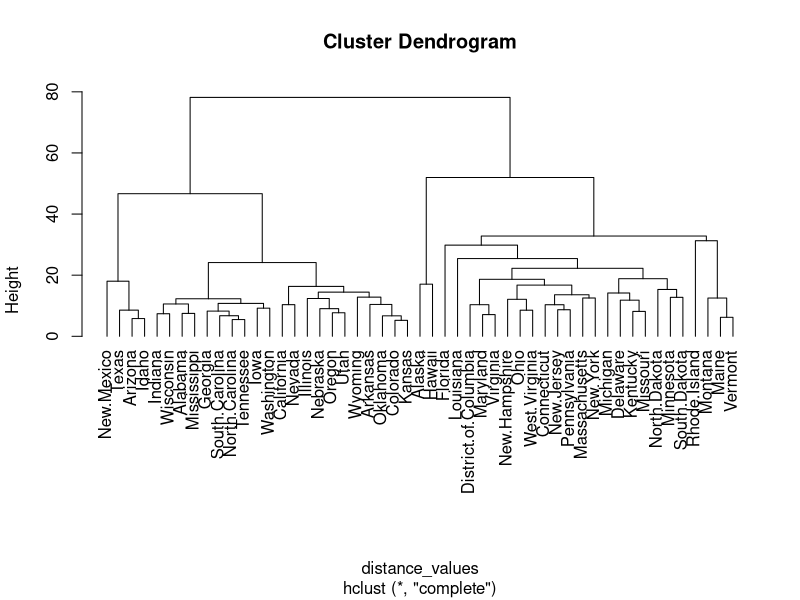
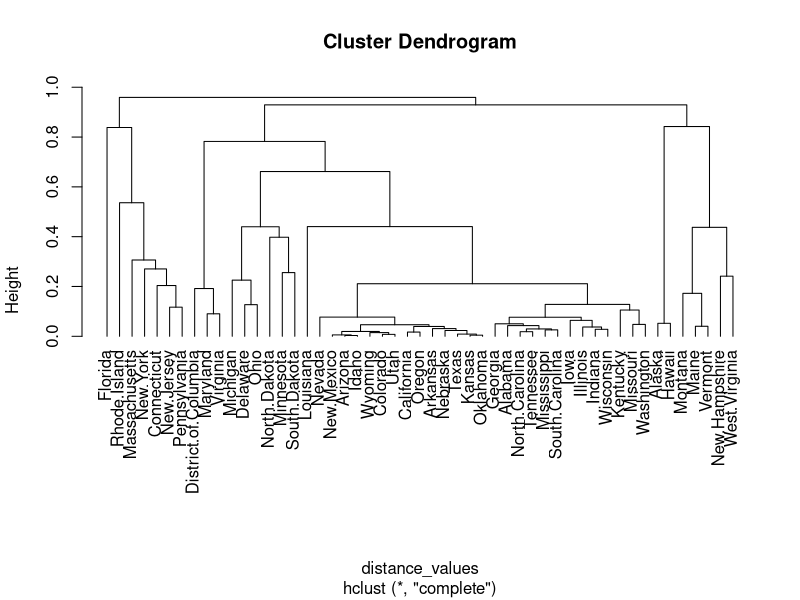
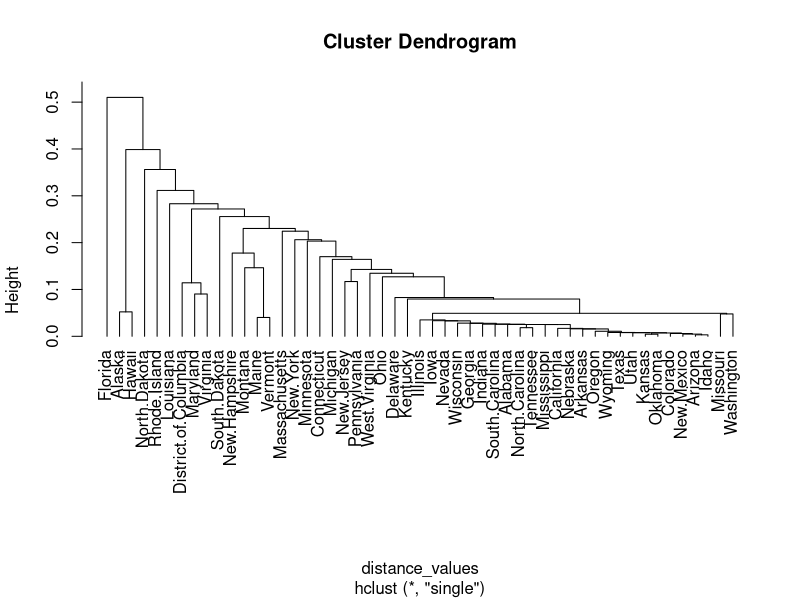
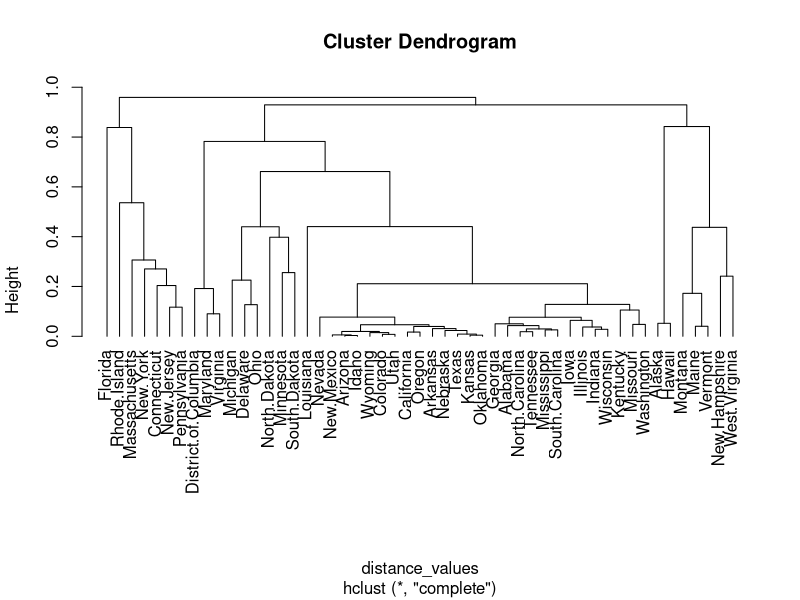
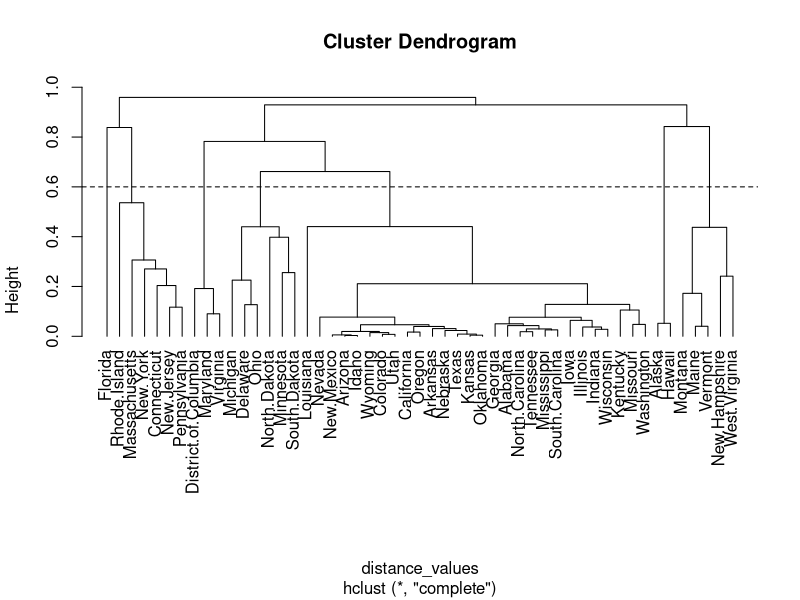
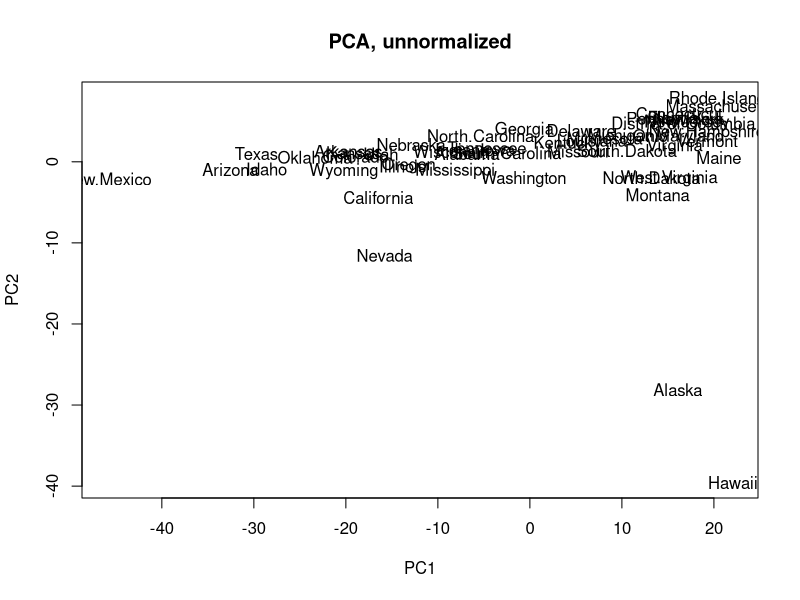
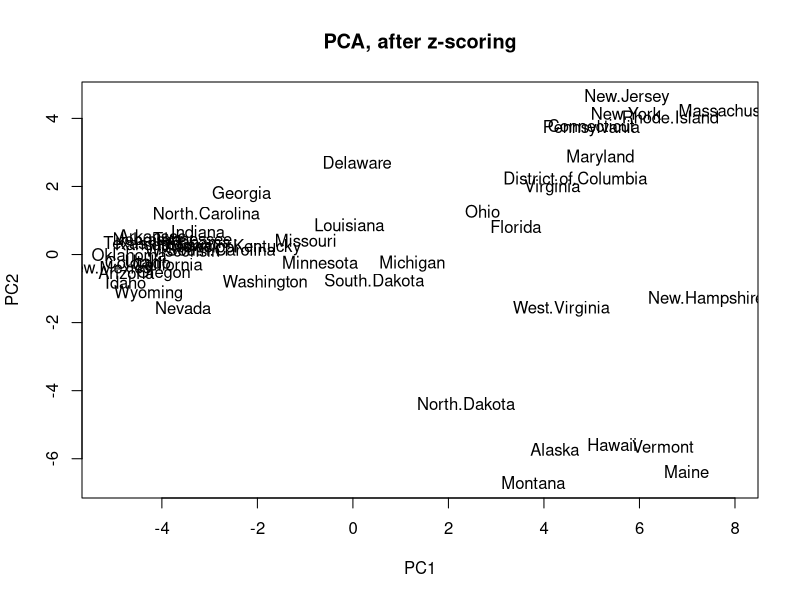
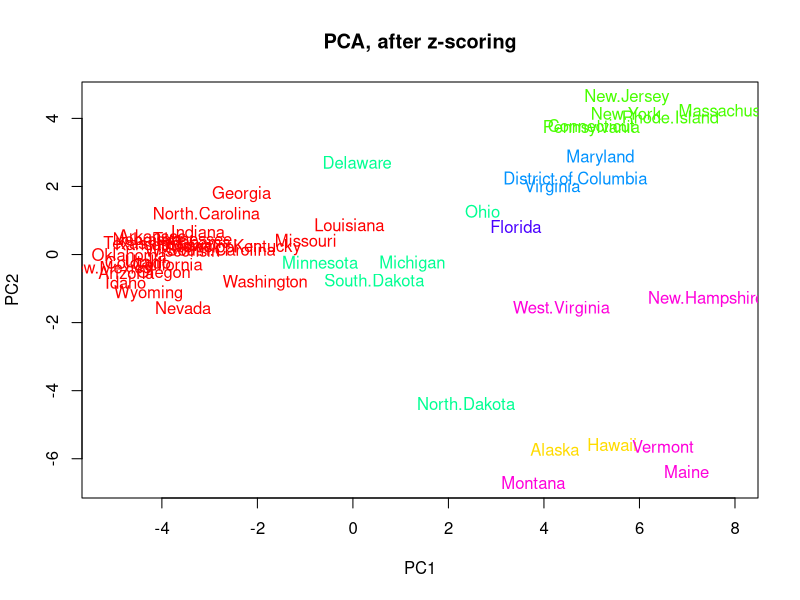

Recreate these plots in R, in order.
## ---- chunk 1
data1 <- read.csv("place_of_birth_table_refined.csv",as.is=T,row.names=1,header=T)
###switch rows and columns of the matrix
data1 <- t(data1)
data1[1:5,1:5]
## ---- chunk 2
#By default, the hcluster function clusters the rows of a data.frame
distance_values <- dist(data1,method = "euclidean")
clustering <- hclust(distance_values,method = "complete")
plot(clustering,hang=-1)
## ---- chunk 3
###Possible choices 
distance_values <- as.dist(1-cor(t(data1)))
clustering <- hclust(distance_values,method = "complete")
plot(clustering,hang=-1)
## ---- chunk 4
grouping_method = "single"   ###possible choices: "single", "average", "complete", "ward.D"
distance_values <- as.dist(1-cor(t(data1)))
clustering <- hclust(distance_values,method = grouping_method)
plot(clustering,hang=-1)
## ---- chunk 5
###Generate hierarchical tree
distance_values <- as.dist(1-cor(t(data1)))
clustering <- hclust(distance_values,method = "complete")
plot(clustering,hang=-1)

###Cut the tree to get 7 clusters
clusters <- cutree(clustering,k = 7)
hclust_correlation_complete_7=data.frame(cluster=clusters[clustering$order])
hclust_correlation_complete_7
## ---- chunk 6
###Generate hierarchical tree
distance_values <- as.dist(1-cor(t(data1)))
clustering <- hclust(distance_values,method = "complete")
plot(clustering,hang=-1)

###Cut the tree at a specific height
abline(h=0.6,lty=2)
clusters <- cutree(clustering, h= 0.6)
hclust_correlation_complete_0.6=data.frame(cluster=clusters[clustering$order])
hclust_correlation_complete_0.6
## ---- chunk 7
set.seed(0) ###setting the random seed
###k-means clustering, specifying 7 clusters
clustering_kmeans=kmeans(data1,center=7)
kmeans_7=data.frame(cluster=clustering_kmeans$cluster[order(clustering_kmeans$cluster)])
kmeans_7
## ---- chunk 8
#PCA on raw data
pca_output=prcomp(data1)
#plot states along PC1 and PC2
plot(pca_output$x[,c(1,2)],type='n',main="PCA, unnormalized")
text(pca_output$x[,c(1,2)],rownames(pca_output$x))

#z-score the data and then run PCA
data1_zscored = t(scale(t(data1)))
pca_output_zscored=prcomp(data1_zscored)
#plot states along PC1 and PC2
plot(pca_output_zscored$x[,c(1,2)],type='n',main="PCA, after z-scoring")
text(pca_output_zscored$x[,c(1,2)],rownames(pca_output_zscored$x))


## ---- chunk 9
##select clusters colors, depending on the clustering
cluster_colors=rainbow(max(hclust_correlation_complete_7))[hclust_correlation_complete_7[,1]]
names(cluster_colors)=rownames(hclust_correlation_complete_7)

#PCA on raw data
pca_output=prcomp(data1)
#z-score the data and then run PCA
data1_zscored = t(scale(t(data1)))
pca_output_zscored=prcomp(data1_zscored)
#plot states along PC1 and PC2
plot(pca_output_zscored$x[,c(1,2)],type='n',main="PCA, after z-scoring")
text(pca_output_zscored$x[,c(1,2)],rownames(pca_output_zscored$x),col=cluster_colors[rownames(pca_output_zscored$x)])
## ---- chunk 10
##select clusters colors, depending on the clustering
cluster_colors=rainbow(max(kmeans_7))[kmeans_7[,1]]
names(cluster_colors)=rownames(kmeans_7)

#PCA on raw data
pca_output=prcomp(data1)
#z-score the data and then run PCA
data1_zscored = t(scale(t(data1)))
pca_output_zscored=prcomp(data1_zscored)
#plot states along PC1 and PC2
plot(pca_output_zscored$x[,c(1,2)],type='n',main="PCA, after z-scoring")
text(pca_output_zscored$x[,c(1,2)],rownames(pca_output_zscored$x),col=cluster_colors[rownames(pca_output_zscored$x)])
## ---- chunk 11
##Select clustering###
clustering_scheme=hclust_correlation_complete_7[rownames(data1),1]

##Select cluster - the "east coast" states
cluster_id1=3 

###find differential features (columns of data1) using a t-test
differential_pvalues=apply(data1,2,function(x){t.test(x[which(clustering_scheme==cluster_id1)],x[which(clustering_scheme!=cluster_id1)])$p.value})
mean_ratio=apply(data1,2,function(x){mean(x[which(clustering_scheme==cluster_id1)])/mean(x[which(clustering_scheme!=cluster_id1)])})
differential_pvalues=p.adjust(differential_pvalues,"BH")

###identify which features have p<0.05
differential_features=which(differential_pvalues<0.05 & mean_ratio>1)

###plot differential features
for (ii in differential_features) {
  boxplot(data1[,ii]~clustering_scheme,main=colnames(data1)[ii],ylab="Percenage",xlab="Cluster")
}


